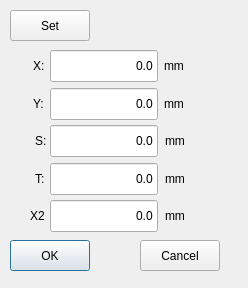
<?xml version="1.0" encoding="UTF-8"?>
<ui version="4.0">
 <class>AxisModifyDialog</class>
 <widget class="QDialog" name="AxisModifyDialog">
  <property name="geometry">
   <rect>
    <x>0</x>
    <y>0</y>
    <width>248</width>
    <height>288</height>
   </rect>
  </property>
  <property name="windowTitle">
   <string>Modify</string>
  </property>
  <widget class="QLabel" name="label_4">
   <property name="geometry">
    <rect>
     <x>164</x>
     <y>50</y>
     <width>36</width>
     <height>32</height>
    </rect>
   </property>
   <property name="text">
    <string>mm</string>
   </property>
  </widget>
  <widget class="QLabel" name="label">
   <property name="geometry">
    <rect>
     <x>33</x>
     <y>50</y>
     <width>11</width>
     <height>32</height>
    </rect>
   </property>
   <property name="text">
    <string>X:</string>
   </property>
  </widget>
  <widget class="ICLineEditWithVirtualNumericKeypad" name="yPos">
   <property name="geometry">
    <rect>
     <x>50</x>
     <y>88</y>
     <width>108</width>
     <height>32</height>
    </rect>
   </property>
   <property name="minimumSize">
    <size>
     <width>0</width>
     <height>32</height>
    </size>
   </property>
   <property name="text">
    <string>0.0</string>
   </property>
   <property name="alignment">
    <set>Qt::AlignRight|Qt::AlignTrailing|Qt::AlignVCenter</set>
   </property>
  </widget>
  <widget class="QLabel" name="label_2">
   <property name="geometry">
    <rect>
     <x>33</x>
     <y>88</y>
     <width>11</width>
     <height>32</height>
    </rect>
   </property>
   <property name="text">
    <string>Y:</string>
   </property>
  </widget>
  <widget class="QLabel" name="label_5">
   <property name="geometry">
    <rect>
     <x>164</x>
     <y>88</y>
     <width>36</width>
     <height>32</height>
    </rect>
   </property>
   <property name="text">
    <string>mm</string>
   </property>
  </widget>
  <widget class="ICLineEditWithVirtualNumericKeypad" name="xPos">
   <property name="geometry">
    <rect>
     <x>50</x>
     <y>50</y>
     <width>108</width>
     <height>32</height>
    </rect>
   </property>
   <property name="minimumSize">
    <size>
     <width>0</width>
     <height>32</height>
    </size>
   </property>
   <property name="text">
    <string>0.0</string>
   </property>
   <property name="alignment">
    <set>Qt::AlignRight|Qt::AlignTrailing|Qt::AlignVCenter</set>
   </property>
  </widget>
  <widget class="QPushButton" name="okButton">
   <property name="geometry">
    <rect>
     <x>10</x>
     <y>240</y>
     <width>80</width>
     <height>31</height>
    </rect>
   </property>
   <property name="text">
    <string>OK</string>
   </property>
  </widget>
  <widget class="QPushButton" name="cancelButton">
   <property name="geometry">
    <rect>
     <x>140</x>
     <y>240</y>
     <width>80</width>
     <height>31</height>
    </rect>
   </property>
   <property name="text">
    <string>Cancel</string>
   </property>
  </widget>
  <widget class="QPushButton" name="setButton">
   <property name="geometry">
    <rect>
     <x>10</x>
     <y>10</y>
     <width>80</width>
     <height>31</height>
    </rect>
   </property>
   <property name="text">
    <string>Set</string>
   </property>
  </widget>
  <widget class="QLabel" name="label_3">
   <property name="geometry">
    <rect>
     <x>35</x>
     <y>125</y>
     <width>11</width>
     <height>32</height>
    </rect>
   </property>
   <property name="text">
    <string>S:</string>
   </property>
  </widget>
  <widget class="ICLineEditWithVirtualNumericKeypad" name="zPos">
   <property name="geometry">
    <rect>
     <x>50</x>
     <y>125</y>
     <width>108</width>
     <height>32</height>
    </rect>
   </property>
   <property name="minimumSize">
    <size>
     <width>0</width>
     <height>32</height>
    </size>
   </property>
   <property name="text">
    <string>0.0</string>
   </property>
   <property name="alignment">
    <set>Qt::AlignRight|Qt::AlignTrailing|Qt::AlignVCenter</set>
   </property>
  </widget>
  <widget class="QLabel" name="label_6">
   <property name="geometry">
    <rect>
     <x>165</x>
     <y>125</y>
     <width>36</width>
     <height>32</height>
    </rect>
   </property>
   <property name="text">
    <string>mm</string>
   </property>
  </widget>
  <widget class="QLabel" name="label_7">
   <property name="geometry">
    <rect>
     <x>165</x>
     <y>163</y>
     <width>36</width>
     <height>32</height>
    </rect>
   </property>
   <property name="text">
    <string>mm</string>
   </property>
  </widget>
  <widget class="ICLineEditWithVirtualNumericKeypad" name="tPos">
   <property name="geometry">
    <rect>
     <x>50</x>
     <y>163</y>
     <width>108</width>
     <height>32</height>
    </rect>
   </property>
   <property name="minimumSize">
    <size>
     <width>0</width>
     <height>32</height>
    </size>
   </property>
   <property name="text">
    <string>0.0</string>
   </property>
   <property name="alignment">
    <set>Qt::AlignRight|Qt::AlignTrailing|Qt::AlignVCenter</set>
   </property>
  </widget>
  <widget class="QLabel" name="label_8">
   <property name="geometry">
    <rect>
     <x>35</x>
     <y>163</y>
     <width>11</width>
     <height>32</height>
    </rect>
   </property>
   <property name="text">
    <string>T:</string>
   </property>
  </widget>
  <widget class="QLabel" name="label_9">
   <property name="geometry">
    <rect>
     <x>30</x>
     <y>200</y>
     <width>16</width>
     <height>32</height>
    </rect>
   </property>
   <property name="text">
    <string>X2</string>
   </property>
  </widget>
  <widget class="ICLineEditWithVirtualNumericKeypad" name="pPos">
   <property name="geometry">
    <rect>
     <x>50</x>
     <y>200</y>
     <width>108</width>
     <height>32</height>
    </rect>
   </property>
   <property name="minimumSize">
    <size>
     <width>0</width>
     <height>32</height>
    </size>
   </property>
   <property name="text">
    <string>0.0</string>
   </property>
   <property name="alignment">
    <set>Qt::AlignRight|Qt::AlignTrailing|Qt::AlignVCenter</set>
   </property>
  </widget>
  <widget class="QLabel" name="label_10">
   <property name="geometry">
    <rect>
     <x>165</x>
     <y>200</y>
     <width>36</width>
     <height>32</height>
    </rect>
   </property>
   <property name="text">
    <string>mm</string>
   </property>
  </widget>
 </widget>
 <customwidgets>
  <customwidget>
   <class>ICLineEditWithVirtualNumericKeypad</class>
   <extends>QLineEdit</extends>
   <header>iclineeditwithvirtualnumerickeypad.h</header>
  </customwidget>
 </customwidgets>
 <resources/>
 <connections/>
</ui>
